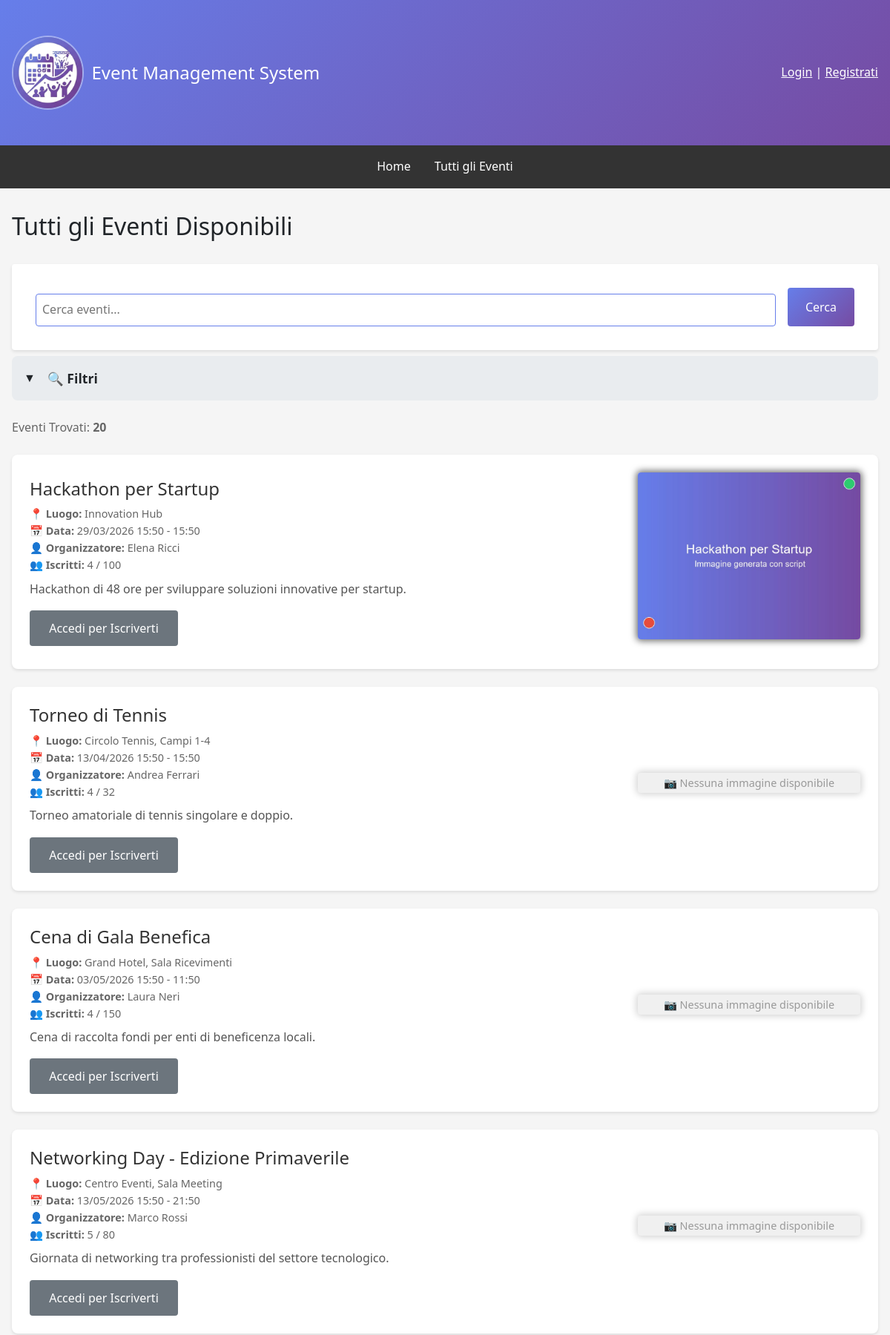
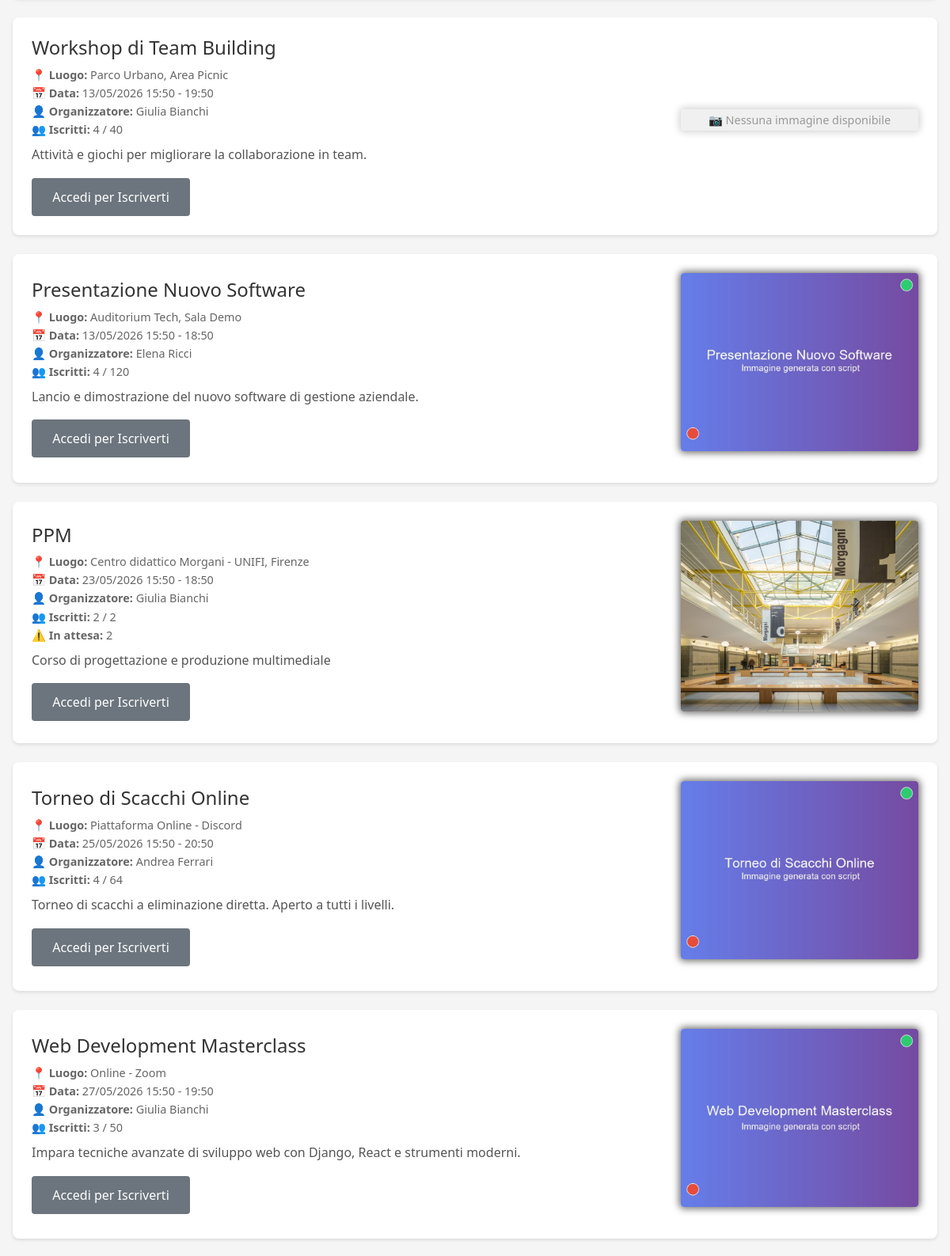
Screenshot of /events/ (upper part) with the database file from the repository (2 pictures, top to bottom).
### events/models.py (models this page shows, shortened)
class Event(models.Model):
    STATUS_CHOICES = [('draft', 'Bozza'), ('published', 'Pubblicato'), ('ongoing', 'In Corso'), ('completed', 'Completato'), ('cancelled', 'Annullato')]
    title = models.CharField(max_length=200, verbose_name='Titolo')
    description = models.TextField(verbose_name='Descrizione')
    organizer = models.ForeignKey(User, on_delete=models.CASCADE, related_name='organized_events', verbose_name='Organizzatore')
    location = models.CharField(max_length=255, verbose_name='Luogo')
    start_date = models.DateTimeField(verbose_name='Data e Ora Inizio')
    end_date = models.DateTimeField(verbose_name='Data e Ora Fine')
    max_attendees = models.IntegerField(null=True, blank=True, verbose_name='Numero Massimo Partecipanti')
    image = models.ImageField(upload_to='event_images/', blank=True, null=True, verbose_name='Immagine')
    status = models.CharField(max_length=15, choices=STATUS_CHOICES, default='draft', verbose_name='Stato')
    created_at = models.DateTimeField(auto_now_add=True)
    updated_at = models.DateTimeField(auto_now=True)
    deleted_at = models.DateTimeField(null=True, blank=True, verbose_name='Eliminato il')
    class Meta:
        ordering = ['-start_date']
        permissions = [('can_create_event', 'Può creare eventi'), ('can_edit_own_events', 'Può modificare i propri eventi'), ('can_delete_own_events', 'Può eliminare i propri eventi'), ('can_view_attendees', 'Può visualizzare la lista dei partecipanti')]
    @property
    def get_confirmed_attendees_count(self):
        return self.eventregistration_set.filter(status='confirmed').count()
    def get_pending_attendees_count(self):
        return self.eventregistration_set.filter(status='pending').count()

### events/views.py (the view, shortened to what this page needs)
# urls.py: path('', views.EventListView.as_view(), name='event_list'),
class EventListView(ListView):
    model = Event
    template_name = 'events/event_list.html'
    context_object_name = 'events'
    paginate_by = 10
    def get_queryset(self):
        queryset = Event.objects.filter(status='published', deleted_at__isnull=True).order_by('start_date')
        query = self.request.GET.get('q')
        if query:
            queryset = queryset.filter(Q(title__icontains=query) | Q(description__icontains=query) | Q(location__icontains=query))
            query = self.request.GET.get('q')
        organizer_name = self.request.GET.get('organizer_name')
        if organizer_name:
            queryset = queryset.filter(
                Q(organizer__username__icontains=organizer_name)|
                Q(organizer__first_name__icontains=organizer_name) |
                Q(organizer__last_name__icontains=organizer_name)
            )
        start_date_from = self.request.GET.get('start_date_from')
        if start_date_from:
            try:
                start_date_from = datetime.strptime(start_date_from, '%d/%m/%Y').date()
                queryset = queryset.filter(start_date__date__gte=start_date_from)
            except ValueError:
                pass
        start_date_to = self.request.GET.get('start_date_to')
        if start_date_to:
            try:
                start_date_to = datetime.strptime(start_date_to, '%d/%m/%Y').date()
                queryset = queryset.filter(start_date__date__lte=start_date_to)
            except ValueError:
                pass
        date_filter = self.request.GET.get('date_filter')
        if date_filter == 'today':
            today = timezone.now().date()
            queryset = queryset.filter(start_date__date=today)
        elif date_filter == 'upcoming':
            queryset = queryset.filter(start_date__gte=timezone.now())
        elif date_filter == 'past':
            queryset = queryset.filter(start_date__lt=timezone.now())
        organizer_filter = self.request.GET.get('organizer')
        if organizer_filter:
            queryset = queryset.filter(organizer__username=organizer_filter)
        return queryset
    def get_context_data(self, **kwargs):
        context = super().get_context_data(**kwargs)
        context['total_events'] = Event.objects.filter(status='published').count()
        context['current_query'] = self.request.GET.get('q', '')
        context['current_date_filter'] = self.request.GET.get('date_filter', '')
        context['current_organizer'] = self.request.GET.get('organizer', '')
        context['current_organizer_name'] = self.request.GET.get('organizer_name', '')
        context['current_start_date_from'] = self.request.GET.get('start_date_from', '')
        context['current_start_date_to'] = self.request.GET.get('start_date_to', '')
        organizers_dict = {}
        organizers_data = Event.objects.filter(
            status='published',
            deleted_at__isnull=True
        ).values_list('organizer__username', 'organizer__first_name', 'organizer__last_name')
        for username, first_name, last_name in organizers_data:
            if username not in organizers_dict:  # Rimuove i duplicati manualmente
                full_name = f"{first_name} {last_name}".strip()
                organizers_dict[username] = {
                    'username': username,
                    'full_name': full_name if full_name else username
                }
        context['organizers'] = sorted(organizers_dict.values(), key=lambda x: x['full_name'])
        return context

### templates/events/event_list.html (shortened to what this page needs)
{% extends 'base.html' %}
{% load custom_filters %}
{% block content %}
<h2>Tutti gli Eventi Disponibili</h2>
<div>
<form method="get" class="search-form" style="margin-bottom: 0.5rem;">
    <input type="text" name="q" placeholder="Cerca eventi..." value="{{ request.GET.q }}" aria-label="Cerca eventi">
    <button type="submit" class="btn" style="background: linear-gradient(135deg, #667eea 0%, #764ba2 100%);">Cerca</button>
</form>
<div style="margin-bottom: 1.5rem; background: #e9ecef; border-radius: 8px; overflow: hidden;">
    <div style="padding: 1rem; background: #e9ecef; cursor: pointer;" onclick="toggleFilters()">
        <div style="display: flex; gap: 1rem; align-items: center;">
            <span id="toggleIcon">▼</span>
            <strong style="font-size: 1.1rem;">🔍 Filtri</strong>
        </div>
    </div>
</div>
</div>
<p style="
color: #666; margin-bottom: 1.5rem;">
    Eventi Trovati:
    <strong>
        {% if events %}
            {% if paginator and paginator.count > events|length %}
                {{ paginator.count }}
            {% else %}
                {{ events|length }}
            {% endif %}
        {% else %}
            Nessun evento trovato
        {% endif %}
    </strong>
</p>
{% if events %}
    {% for event in events %}
        <div class="event-card" onclick="window.location.href='{% url 'events:event_detail' event.pk %}'" style="cursor: pointer;">
            <div class="event-content">
                <h3 class="event-title">{{ event.title }}</h3>
                <div class="event-meta">
                    <strong>📍 Luogo:</strong> {{ event.location }}<br>
                    <strong>📅 Data:</strong> {{ event.start_date|date:"d/m/Y H:i" }} - {{ event.end_date|date:"H:i" }}<br>
                    <strong>👤 Organizzatore:</strong> {{ event.organizer.get_full_name|default:event.organizer.username }}<br>
                    <strong>👥 Iscritti:</strong> {{ event.get_confirmed_attendees_count }}{% if event.max_attendees %} / {{ event.max_attendees }}{% endif %}<br>
                    {% if event.get_pending_attendees_count > 0 %}<strong>⚠️ In attesa:</strong> {{ event.get_pending_attendees_count }}{% endif %}
                </div>
                <p class="event-description">{{ event.description|truncatewords:30 }}</p>
                <div style="display: flex; gap: 1rem; flex-wrap: wrap;" class="event-card-buttons">
                    {% if request.user.is_authenticated %}
                        {% if not request.user.is_staff %}
                            {% with status=user_registrations_status|get_item:event.pk %}
                            {% if event.pk in registered_events and status != 'cancelled' %}
                                <a href="{% url 'events:event_unregister_confirm' event.pk %}?next={{ request.path }}" class="btn btn-danger">✗ Disiscriviti</a>
                            {% else %}
                                <a href="{% url 'events:event_register' event.pk %}" class="btn btn-success" id="subscription-section">✓ Iscriviti</a>
                            {% endif %}
                            {% endwith %}
                        {% endif %}
                    {% else %}
                        <a href="{% url 'users:login' %}" class="btn btn-secondary">Accedi per Iscriverti</a>
                    {% endif %}
                </div>
            </div>
            {% if event.image %}
                <div class="event-thumbnail">
                    <img src="{{ event.image.url }}" alt="{{ event.title }}" style="width: 100%; height: auto; margin-bottom: 1rem; border-radius: 4px; box-shadow: 0 0 10px 2px dimgray">
                </div>
            {% else %}
                <div class="no-image" style="text-align: center; margin-bottom: 1rem; padding: 2px; border-radius: 4px; box-shadow: 0 0 10px 2px lightgray">
                    <span>📷 Nessuna immagine disponibile</span>
                </div>
            {% endif %}
        </div>
    {% endfor %}
{% else %}
    <p style="text-align: center; padding: 2rem; color: #666;">Nessun evento disponibile.</p>
{% endif %}
{% endblock %}

### templates/base.html (style rules this page uses)
* { margin: 0; padding: 0; box-sizing: border-box; }
body { font-family: 'Segoe UI', Tahoma, Geneva, Verdana, sans-serif; background-color: #f5f5f5; line-height: 1.6; }
.btn { display: inline-block; padding: 0.75rem 1.5rem; background-color: #667eea; color: white; text-decoration: none; border-radius: 4px; border: none; cursor: pointer; font-size: 1rem; }
.btn-secondary { background-color: #6c757d; }
.event-card { background: white; padding: 1.5rem; margin-bottom: 1rem; border-radius: 4px; box-shadow: 0 2px 4px rgba(0,0,0,0.1); }
.event-title { font-size: 1.5rem; margin-bottom: 0.5rem; color: #333; }
.event-meta { color: #666; font-size: 0.9rem; margin-bottom: 0.5rem; }
.event-description { color: #555; margin-bottom: 1rem; }
form { background: white; padding: 2rem; border-radius: 4px; box-shadow: 0 2px 4px rgba(0,0,0,0.1); }
input, textarea, select { width: 100%; padding: 0.5rem; margin-top: 0.5rem; border: 1px solid #ddd; border-radius: 4px; font-family: inherit; font-size: 1rem; }

### templates/events/event_list.html (style rules this page uses)
.search-form { display: flex; gap: 1rem; margin: 2rem 0; flex-wrap: wrap; }
.search-form input { flex: 1; min-width: 200px; border: 1px solid #667eea; }
.search-form button { white-space: nowrap; }
.event-card { display: flex; gap: 1.5rem; align-items: center; margin-bottom: 1.5rem; background: white; border-radius: 8px; padding: 1.5rem; box-shadow: 0 2px 4px rgba(0,0,0,0.1); transition: transform 0.2s; }
.event-content { flex: 2; }
.event-thumbnail { flex: 1; min-width: 150px; max-width: 300px; align-self: center; }
.event-thumbnail img { height: 100%; width: auto; border-radius: 8px; box-shadow: 0 0 10px 2px dimgray; object-fit: cover; display: block; }
.no-image { flex: 1; min-width: 150px; max-width: 300px; background-color: #f0f0f0; border-radius: 8px; display: flex; align-items: center; justify-content: center; padding: 2rem 0.5rem; text-align: center; color: #999; font-size: 0.9rem; align-self: center; }
.event-card-buttons { display: flex; flex-direction: column; gap: 0.75rem; justify-content: center; min-width: 140px; width: auto; }
.event-card-buttons .btn, .event-card-buttons span { text-align: center; width: 200px; min-width: 120px; display: inline-flex; align-items: center; justify-content: center; box-sizing: border-box; white-space: nowrap; }

### rows the page displays
Event: title "Hackathon per Startup", location "Innovation Hub", start_date "29/03/2026 15:50", end_date "15:50", organizer.get_full_name "Elena Ricci", get_confirmed_attendees_count "4", max_attendees "100", description "Hackathon di 48 ore per sviluppare soluzioni innovative per startup.", image (picture)
Event: title "Torneo di Tennis", location "Circolo Tennis, Campi 1-4", start_date "13/04/2026 15:50", end_date "15:50", organizer.get_full_name "Andrea Ferrari", get_confirmed_attendees_count "4", max_attendees "32", description "Torneo amatoriale di tennis singolare e doppio.", image "📷 Nessuna immagine disponibile"
Event: title "Cena di Gala Benefica", location "Grand Hotel, Sala Ricevimenti", start_date "03/05/2026 15:50", end_date "11:50", organizer.get_full_name "Laura Neri", get_confirmed_attendees_count "4", max_attendees "150", description "Cena di raccolta fondi per enti di beneficenza locali.", image "📷 Nessuna immagine disponibile"
Event: title "Networking Day - Edizione Primaverile", location "Centro Eventi, Sala Meeting", start_date "13/05/2026 15:50", end_date "21:50", organizer.get_full_name "Marco Rossi", get_confirmed_attendees_count "5", max_attendees "80", description "Giornata di networking tra professionisti del settore tecnologico.", image "📷 Nessuna immagine disponibile"
Event: title "Workshop di Team Building", location "Parco Urbano, Area Picnic", start_date "13/05/2026 15:50", end_date "19:50", organizer.get_full_name "Giulia Bianchi", get_confirmed_attendees_count "4", max_attendees "40", description "Attività e giochi per migliorare la collaborazione in team.", image "📷 Nessuna immagine disponibile"
Event: title "Presentazione Nuovo Software", location "Auditorium Tech, Sala Demo", start_date "13/05/2026 15:50", end_date "18:50", organizer.get_full_name "Elena Ricci", get_confirmed_attendees_count "4", max_attendees "120", description "Lancio e dimostrazione del nuovo software di gestione aziendale.", image (picture)
Event: title "PPM", location "Centro didattico Morgani - UNIFI, Firenze", start_date "23/05/2026 15:50", end_date "18:50", organizer.get_full_name "Giulia Bianchi", get_confirmed_attendees_count "2", max_attendees "2", get_pending_attendees_count "2", description "Corso di progettazione e produzione multimediale", image (picture)
Event: title "Torneo di Scacchi Online", location "Piattaforma Online - Discord", start_date "25/05/2026 15:50", end_date "20:50", organizer.get_full_name "Andrea Ferrari", get_confirmed_attendees_count "4", max_attendees "64", description "Torneo di scacchi a eliminazione diretta. Aperto a tutti i livelli.", image (picture)
Event: title "Web Development Masterclass", location "Online - Zoom", start_date "27/05/2026 15:50", end_date "19:50", organizer.get_full_name "Giulia Bianchi", get_confirmed_attendees_count "3", max_attendees "50", description "Impara tecniche avanzate di sviluppo web con Django, React e strumenti moderni.", image (picture)

### other values shown
{{ paginator.count }} "20"
